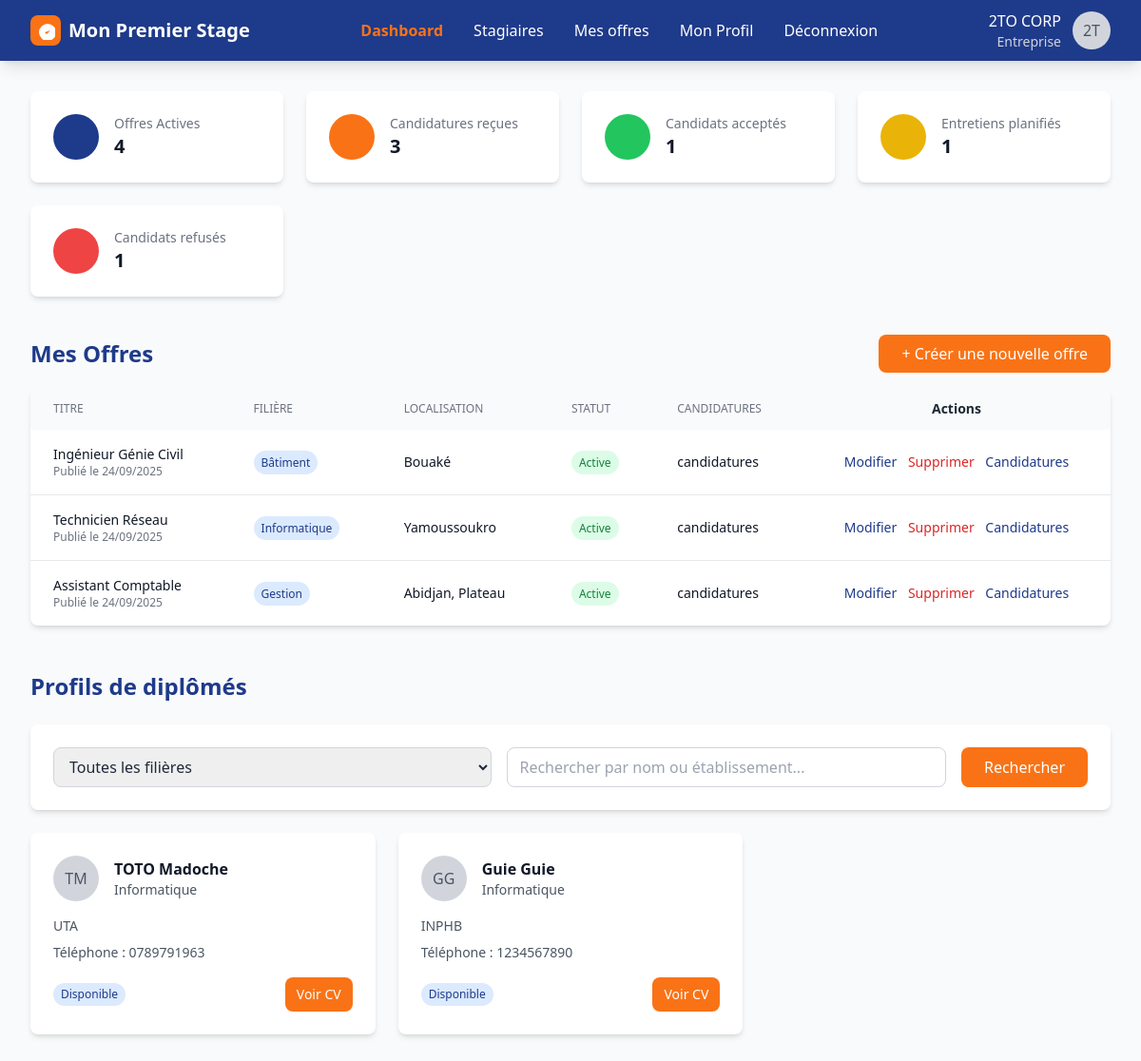
/entreprise/ (signed in), run on the app's committed database.
### app_premier_stage/models.py (models this page shows, shortened)
class User(AbstractUser):
    ROLES_CHOICES = (
        ("stagiaire", "Stagiaire"),
        ("entreprise", "Entreprise"),
        ("administrateur", "Administrateur"),
    )
    role = models.CharField(max_length=20, choices=ROLES_CHOICES, default="stagiaire")
    is_profile_completed = models.BooleanField(default=False)

class Entreprise(models.Model):
    id_entreprise = models.UUIDField(primary_key=True, default=uuid.uuid4, editable=False)
    user = models.OneToOneField(
        settings.AUTH_USER_MODEL,
        on_delete=models.CASCADE,
        related_name="profil_entreprise"
    )
    nom_entreprise = models.CharField(max_length=30, default="")
    domaine_expertise = models.CharField(max_length=100, default="")
    telephone_entreprise = models.CharField(max_length=15,default="")
    email_entreprise = models.EmailField(default="")
    nombre_employe = models.CharField(max_length=20,default="",null=True, blank=True)
    site_entreprise = models.URLField(default="",null=True, blank=True)
    validation_entreprise = models.BooleanField(default=False)
    localisation_entreprise = models.CharField(max_length=30, default="")
    description_entreprise = models.CharField(max_length=100,default="",null=True, blank=True)
    created_at = models.DateTimeField(auto_now_add=True)

class OffreEmploi(models.Model):
    id_offre = models.UUIDField(primary_key=True, default=uuid.uuid4, editable=False)
    user = models.ForeignKey(
        settings.AUTH_USER_MODEL,
        on_delete=models.CASCADE,
        related_name="offres_entreprise",
        default=""
    )
    entreprise = models.ForeignKey(Entreprise, on_delete=models.CASCADE, related_name="offres")
    titre_poste = models.CharField(max_length=30, default="")
    domaine_poste = models.CharField(max_length=100,default="")
    description_offre = models.TextField(max_length=1000,default="",null=True, blank=True)
    type_offre = models.CharField(max_length=150,default="")
    type_contrat = models.CharField(max_length=150,default="",null=True, blank=True)
    competence_requis = models.CharField(max_length=250,default="",null=True, blank=True)
    duree_contrat = models.CharField(max_length=20,default="",null=True, blank=True)
    date_debut_offre = models.DateField()
    remuneration_offre = models.CharField(max_length=10,default="",null=True, blank=True)
    mission_offre = models.CharField(max_length=300,default="",null=True, blank=True)
    localisation_offre = models.CharField(max_length=100, default="")
    statut_offre = models.CharField(max_length=20,default="disponible")
    date_fin_candidature = models.DateField()
    created_at = models.DateTimeField(auto_now_add=True)

class Stagiaire(models.Model):
    id_stagiaire = models.UUIDField(primary_key=True, default=uuid.uuid4, editable=False)
    user = models.OneToOneField(
        settings.AUTH_USER_MODEL,
        on_delete=models.CASCADE,
        related_name="profil_stagiaire"
    )
    nom_stagiaire = models.CharField(max_length=30, default="")
    prenom_stagiaire = models.CharField(max_length=100, default="")
    etablissement = models.CharField(max_length=50, default="")
    date_naissance_stagiaire = models.DateField()
    telephone_stagiaire = models.CharField(max_length=15, default="+225")
    email_stagiaire = models.EmailField(max_length=30,default="")
    filiere_stagiaire = models.CharField(max_length=30, default="")
    cv_stagiaire = models.FileField(upload_to="cvs/", blank=True, null=True)
    photo = models.ImageField(upload_to="photos/", blank=True, null=True)
    created_at = models.DateTimeField(auto_now_add=True)

### app_premier_stage/views.py (the view)
# urls.py: path('entreprise/',views.EntrepriseDashboard,name='entreprise'),
def EntrepriseDashboard(request):
    if not is_entreprise(user=request.user):
        messages.error(request, "Vous n'êtes pas autorisé")
        return redirect("connexion")
    entreprise = Entreprise.objects.get(user=request.user)
    offres_actives = OffreEmploi.objects.filter(entreprise=entreprise,statut_offre="disponible").count()
    candidatures_total = Candidature.objects.filter(offre__entreprise=entreprise).count()
    candidats_accepte = Candidature.objects.filter(offre__entreprise=entreprise, statut_candidature="acceptée").count()
    candidats_refuse = Candidature.objects.filter(offre__entreprise=entreprise, statut_candidature="refusée").count()
    entretiens_planifies = Candidature.objects.filter(offre__entreprise=entreprise, statut_candidature="entretien").count()
    offres = OffreEmploi.objects.filter(entreprise=entreprise).order_by("-created_at")[:3]
    filiere_filter = request.GET.get("filiere", "")
    query = request.GET.get("q", "")
    stagiaires = Stagiaire.objects.all()
    if filiere_filter:
        stagiaires = stagiaires.filter(filiere_stagiaire=filiere_filter)
    if query:
        stagiaires = stagiaires.filter(
            Q(nom_stagiaire__icontains=query) |
            Q(prenom_stagiaire__icontains=query) |
            Q(etablissement__icontains=query)
        )
    filieres = Stagiaire.objects.values_list("filiere_stagiaire", flat=True).distinct()
    context = {
        "offres_actives": offres_actives,
        "candidatures_total": candidatures_total,
        "candidats_accepte": candidats_accepte,
        "candidats_refuse":candidats_refuse,
        "entretiens_planifies": entretiens_planifies,
        "offres": offres,
        "stagiaires": stagiaires[:12],  # on limite pour ne pas surcharger la page
        "filieres": filieres,
        "entreprise":entreprise,
    }
    return render(request, "entreprise/dashboard.html", context)

### app_premier_stage/views.py (called while the page is built)
def is_entreprise(user):
    return user.groups.filter(name="entreprise").exists()

### app_premier_stage/templates/entreprise/dashboard.html (shortened to what this page needs)
{% extends "base.html" %}
{% block content %}
{% include "entreprise/header.html" %}
<main class="max-w-7xl mx-auto px-3 sm:px-6 lg:px-8 py-8">
  <section class="grid grid-cols-1 sm:grid-cols-2 lg:grid-cols-4 gap-4 md:gap-6 mb-10">
    <div class="bg-white rounded-lg shadow-md p-4 md:p-6 flex items-center space-x-4 hover:shadow-lg transition">
      <div class="w-10 h-10 md:w-12 md:h-12 bg-primary-blue text-white rounded-full flex items-center justify-center">
      </div>
      <div>
        <p class="text-xs md:text-sm text-gray-500">Offres Actives</p>
        <p class="text-lg md:text-xl font-bold text-gray-900">{{ offres_actives }}</p>
      </div>
    </div>
    <div class="bg-white rounded-lg shadow-md p-4 md:p-6 flex items-center space-x-4 hover:shadow-lg transition">
      <div class="w-10 h-10 md:w-12 md:h-12 bg-primary-orange text-white rounded-full flex items-center justify-center">
      </div>
      <div>
        <p class="text-xs md:text-sm text-gray-500">Candidatures reçues</p>
        <p class="text-lg md:text-xl font-bold text-gray-900">{{ candidatures_total }}</p>
      </div>
    </div>
    <div class="bg-white rounded-lg shadow-md p-4 md:p-6 flex items-center space-x-4 hover:shadow-lg transition">
      <div class="w-10 h-10 md:w-12 md:h-12 bg-green-500 text-white rounded-full flex items-center justify-center">
      </div>
      <div>
        <p class="text-xs md:text-sm text-gray-500">Candidats acceptés</p>
        <p class="text-lg md:text-xl font-bold text-gray-900">{{ candidats_accepte }}</p>
      </div>
    </div>
    <div class="bg-white rounded-lg shadow-md p-4 md:p-6 flex items-center space-x-4 hover:shadow-lg transition">
      <div class="w-10 h-10 md:w-12 md:h-12 bg-yellow-500 text-white rounded-full flex items-center justify-center">
      </div>
      <div>
        <p class="text-xs md:text-sm text-gray-500">Entretiens planifiés</p>
        <p class="text-lg md:text-xl font-bold text-gray-900">{{ entretiens_planifies }}</p>
      </div>
    </div>
    <div class="bg-white rounded-lg shadow-md p-4 md:p-6 flex items-center space-x-4 hover:shadow-lg transition">
      <div class="w-10 h-10 md:w-12 md:h-12 bg-red-500 text-white rounded-full flex items-center justify-center">
      </div>
      <div>
        <p class="text-xs md:text-sm text-gray-500">Candidats refusés</p>
        <p class="text-lg md:text-xl font-bold text-gray-900">{{ candidats_refuse }}</p>
      </div>
    </div>
  </section>
  <section class="mb-12">
    <div class="flex flex-col sm:flex-row justify-between sm:items-center mb-4 gap-3">
      <h2 class="text-xl sm:text-2xl font-bold text-primary-blue">Mes Offres</h2>
      <a href="{% url 'offrecree' %}" class="bg-primary-orange hover:bg-orange-600 text-white px-4 sm:px-6 py-2 rounded-lg font-medium text-sm sm:text-base transition-colors">
        + Créer une nouvelle offre
      </a>
    </div>
    <div class="bg-white rounded-lg shadow-md overflow-hidden">
      <div class="overflow-x-auto">
        <table class="min-w-full text-sm">
          <thead class="bg-gray-50">
            <tr>
              <th class="px-4 sm:px-6 py-3 text-left text-xs font-medium text-gray-500 uppercase">Titre</th>
              <th class="px-4 sm:px-6 py-3 text-left text-xs font-medium text-gray-500 uppercase">Filière</th>
              <th class="px-4 sm:px-6 py-3 text-left text-xs font-medium text-gray-500 uppercase">Localisation</th>
              <th class="px-4 sm:px-6 py-3 text-left text-xs font-medium text-gray-500 uppercase">Statut</th>
              <th class="px-4 sm:px-6 py-3 text-left text-xs font-medium text-gray-500 uppercase">Candidatures</th>
              <th class="px-4 sm:px-6 py-3">Actions</th>
            </tr>
          </thead>
          <tbody class="divide-y divide-gray-200">
            {% for offre in offres %}
            <tr class="hover:bg-gray-50">
              <td class="px-4 sm:px-6 py-4">
                <div class="text-sm font-medium text-gray-900">{{ offre.titre_poste }}</div>
                <div class="text-xs text-gray-500">Publié le {{ offre.created_at|date:"d/m/Y" }}</div>
              </td>
              <td class="px-4 sm:px-6 py-4">
                <span class="bg-blue-100 text-primary-blue px-2 py-1 rounded-full text-xs">{{ offre.domaine_poste }}</span>
              </td>
              <td class="px-4 sm:px-6 py-4 text-sm text-gray-900">{{ offre.localisation_offre }}</td>
              <td class="px-4  sm:px-6 py-4">
                {% if offre.statut_offre %}
                  <span class="bg-green-100 text-green-700 px-2 py-1 rounded-full text-xs">Active</span>
                {% else %}
                  <span class="bg-red-100 text-red-700 px-2 py-1 rounded-full text-xs">Inactive</span>
                {% endif %}
              </td>
              <td class="px-4 sm:px-6 py-4 text-sm text-gray-900">
                 candidatures
              </td>
              <td class="px-4 text-center sm:px-6 py-4 text-sm space-x-2">
                <a href="{% url 'modifier_offre' offre.id_offre %}" class="text-primary-blue hover:underline">Modifier</a>
                <a href="{% url "supprimer_offre" offre.id_offre %}" class="text-red-600 hover:underline">Supprimer</a>
                <a href="{% url "liste_candidatures" offre.id_offre %}" class="text-primary-blue hover:underline">Candidatures</a>
              </td>
            </tr>
            {% empty %}
            <tr>
              <td colspan="6" class="px-4 sm:px-6 py-4 text-center text-gray-500">Aucune offre publiée.</td>
            </tr>
            {% endfor %}
          </tbody>
        </table>
      </div>
    </div>
  </section>
  <section>
    <h2 class="text-xl sm:text-2xl font-bold text-primary-blue mb-6">Profils de diplômés</h2>
    <form method="get" class="bg-white rounded-lg shadow-md p-4 sm:p-6 mb-6">
      <div class="flex flex-col md:flex-row gap-4">
        <div class="flex-1">
          <select name="filiere" class="w-full px-3 py-2 border border-gray-300 rounded-lg focus:outline-none focus:ring-2 focus:ring-primary-orange">
            <option value="">Toutes les filières</option>
          </select>
        </div>
        <div class="flex-1">
          <input type="text" name="q" placeholder="Rechercher par nom ou établissement..."
                 class="w-full px-3 py-2 border border-gray-300 rounded-lg focus:outline-none focus:ring-2 focus:ring-primary-orange">
        </div>
        <button type="submit" class="bg-primary-orange hover:bg-orange-600 text-white px-4 sm:px-6 py-2 rounded-lg font-medium text-sm sm:text-base transition-colors">
          Rechercher
        </button>
      </div>
    </form>
    <div class="grid grid-cols-1 md:grid-cols-2 lg:grid-cols-3 gap-6">
      {% for stagiaire in stagiaires %}
      <div class="bg-white rounded-lg shadow-md p-4 sm:p-6 hover:shadow-lg transition-shadow">
        <div class="flex items-center mb-4">
          <div class="w-12 h-12 bg-gray-300 rounded-full flex items-center justify-center mr-4">
            <span class="text-gray-600 font-medium">{{ stagiaire.nom_stagiaire|slice:":1" }}{{ stagiaire.prenom_stagiaire|slice:":1" }}</span>
          </div>
          <div>
            <h3 class="font-semibold text-gray-900">{{ stagiaire.nom_stagiaire }} {{ stagiaire.prenom_stagiaire }}</h3>
            <p class="text-sm text-gray-600">{{ stagiaire.filiere_stagiaire }}</p>
          </div>
        </div>
        <p class="text-sm text-gray-600 mb-2">{{ stagiaire.etablissement }}</p>
        <p class="text-sm text-gray-600 mb-4">Téléphone : {{ stagiaire.telephone_stagiaire }}</p>
        <div class="flex items-center justify-between">
          <span class="bg-blue-100 text-primary-blue px-2 py-1 rounded-full text-xs">Disponible</span>
          {% if stagiaire.cv_stagiaire %}
            <a href="{{ stagiaire.cv_stagiaire.url }}" target="_blank"
               class="bg-primary-orange hover:bg-orange-600 text-white px-3 py-2 rounded-lg text-xs sm:text-sm font-medium transition-colors">
              Voir CV
            </a>
          {% endif %}
        </div>
      </div>
      {% empty %}
      <p class="text-gray-500 col-span-full text-center">Aucun profil trouvé.</p>
      {% endfor %}
    </div>
  </section>
</main>
{% endblock content %}

### app_premier_stage/templates/entreprise/header.html (shortened to what this page needs)
<header class="bg-primary-blue text-white shadow-lg">
  <div class="max-w-7xl mx-auto px-4 sm:px-6 lg:px-8">
    <div class="flex justify-between items-center h-16">
      <div class="flex items-center space-x-2">
        <div class="w-8 h-8 bg-primary-orange rounded-lg flex items-center justify-center">
          <svg class="w-5 h-5 text-white" fill="currentColor" viewBox="0 0 20 20">
            <path d="M9 12l2 2 4-4m6 2a9 9 0 11-18 0 9 9 0 0118 0z"/>
          </svg>
        </div>
        <span class="text-xl font-bold">Mon Premier Stage</span>
      </div>
      <nav class="hidden md:flex space-x-8">
        <a href="{% url 'entreprise' %}"
           class="hover:text-primary-orange transition-colors {% if request.resolver_match.url_name == 'entreprise' %}text-primary-orange font-semibold{% endif %}">
          Dashboard
        </a>
        <a href="{% url 'entreprise_liste_stagiaire' %}"
           class="hover:text-primary-orange transition-colors {% if request.resolver_match.url_name == 'entreprise_liste_stagiaire' %}text-primary-orange font-semibold{% endif %}">
          Stagiaires
        </a>
        <a href="{% url 'mesoffres' %}"
           class="hover:text-primary-orange transition-colors {% if request.resolver_match.url_name == 'mesoffres' %}text-primary-orange font-semibold{% endif %}">
          Mes offres
        </a>
        <a href="{% url 'profil_entreprise' %}"
           class="hover:text-primary-orange transition-colors {% if request.resolver_match.url_name == 'profil_entreprise' %}text-primary-orange font-semibold{% endif %}">
          Mon Profil
        </a>
        <a href="{% url 'deconnexion' %}" class="hover:text-red-400 transition-colors">Déconnexion</a>
      </nav>
      <div class="hidden md:flex items-center space-x-3">
        <div class="text-right">
          <p class="font-medium">{{ request.user.profil_entreprise.nom_entreprise }}</p>
          <p class="text-sm text-gray-300">Entreprise</p>
        </div>
        <div class="w-10 h-10 bg-gray-300 rounded-full flex items-center justify-center">
          <span class="text-gray-600 font-medium">
            {{ request.user.profil_entreprise.nom_entreprise|slice:":2"|upper }}
          </span>
        </div>
      </div>
    </div>
  </div>
</header>

### data on the page
User: user.profil_entreprise.nom_entreprise "2TO CORP", user.profil_entreprise.nom_entreprise "2T"
OffreEmploi: titre_poste "Ingénieur Génie Civil", created_at "24/09/2025", domaine_poste "Bâtiment", localisation_offre "Bouaké", statut_offre "Active"
OffreEmploi: titre_poste "Technicien Réseau", created_at "24/09/2025", domaine_poste "Informatique", localisation_offre "Yamoussoukro", statut_offre "Active"
OffreEmploi: titre_poste "Assistant Comptable", created_at "24/09/2025", domaine_poste "Gestion", localisation_offre "Abidjan, Plateau", statut_offre "Active"
Stagiaire: nom_stagiaire "T", prenom_stagiaire "M", nom_stagiaire "TOTO", prenom_stagiaire "Madoche", filiere_stagiaire "Informatique", etablissement "UTA", telephone_stagiaire "0789791963"
Stagiaire: nom_stagiaire "G", prenom_stagiaire "G", nom_stagiaire "Guie", prenom_stagiaire "Guie", filiere_stagiaire "Informatique", etablissement "INPHB", telephone_stagiaire "1234567890"

### other printed values
{{ offres_actives }} "4"
{{ candidatures_total }} "3"
{{ candidats_accepte }} "1"
{{ entretiens_planifies }} "1"
{{ candidats_refuse }} "1"
